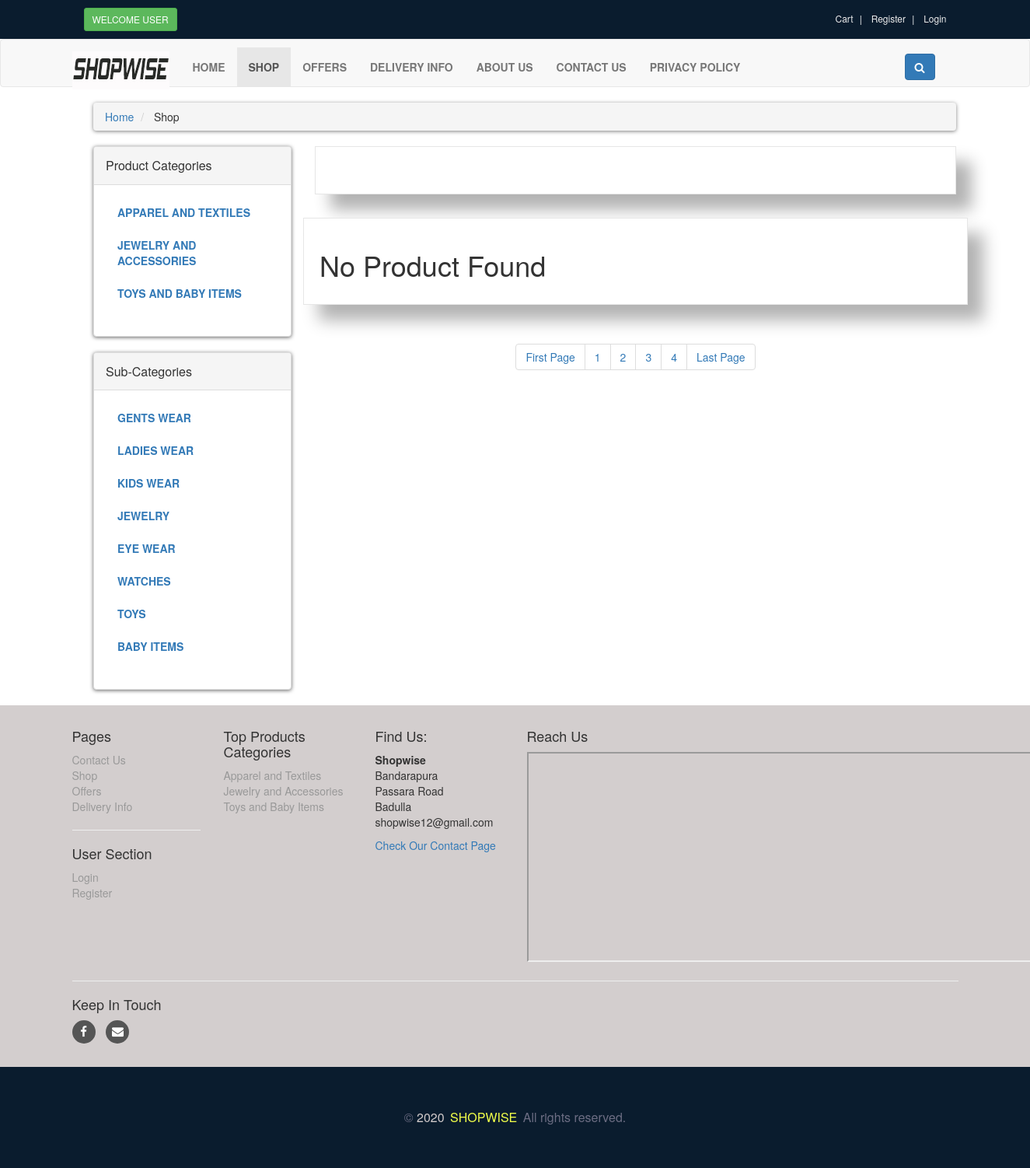
The page /SearchAct.php on the database its author committed.
### tables this page shows
CREATE TABLE IF NOT EXISTS `category` (
  `Cat_ID` int(50) NOT NULL,
  `Cat_Name` varchar(255) NOT NULL,
  PRIMARY KEY (`Cat_ID`)
);

CREATE TABLE IF NOT EXISTS `sub_category` (
  `Sub_Cat_ID` int(50) NOT NULL,
  `Cat_ID` int(50) NOT NULL,
  `Sub_Cat_Name` varchar(255) NOT NULL,
  PRIMARY KEY (`Sub_Cat_ID`),
  KEY `Cat_ID` (`Cat_ID`)
);

### SearchAct.php (the view, shortened to what this page needs)
<?php
$Sub_Cat_Name = $_GET['sub_cat_name'];
?>
<!DOCTYPE html>
<html lang="en">
<head>
    <link rel="stylesheet" href="style.css">
    <link rel="stylesheet" href="https://maxcdn.bootstrapcdn.com/bootstrap/3.4.1/css/bootstrap.min.css">
    <link rel="stylesheet" href="https://cdnjs.cloudflare.com/ajax/libs/font-awesome/4.7.0/css/font-awesome.min.css">
</head>
<body>
<?php
include("includes/header.php");
?>
<div id="content">
    <div class="container">
        <div class="col-md-12">
                <ul class="breadcrumb">
                    <li>
                        <a href="index.php">Home</a>
                    </li>
                    <li>
                        Shop
                    </li>
                </ul>
        </div>
        <div class="col-md-3">
             <?php
                include("includes/sidebar.php");
              ?>
        </div>
        <div class="col-md-9">
            <?php
                    echo "
                    <div class='box'>
                        <h1> $Sub_Cat_Name </h1>
                      </div>
                    ";
            ?>
            <div class="row">
            <?php
                $per_page=6;
                if(isset($_GET['page'])){
                    $page = $_GET['page'];
                }else{
                     $page=1;
                }
                 $start_from = ($page-1) * $per_page;
                 $res2 = mysqli_query($db,"SELECT * FROM item WHERE Sub_Cat_Name='$Sub_Cat_Name' order by 1 DESC LIMIT $start_from,$per_page");
                 $count = mysqli_num_rows($res2);
                 if($count==0){
                     echo "
                     <div class='box'>
                     <h1> No Product Found </h1>
                    </div>
                ";
                    }
            ?>
            </div>
        <center>
          <ul class="pagination">
                <?php
                    $query  = "select * from item";
                    $result = mysqli_query($con,$query);
                    $total_records = mysqli_num_rows($result);
                    $total_pages = ceil($total_records / $per_page);
                        echo "
                            <li>
                                <a href='shop.php?Sub_Cat_ID=".$sub_cat_id."page=1'>  ".'First Page'." </a>
                            </li>
                        ";
                        for($i=1; $i<=$total_pages; $i++){
                            echo "
                            <li>
                                <a href='shop.php?Sub_Cat_ID=".$sub_cat_id."page=".$i."'>  ".$i." </a>
                            </li>
                        ";
                        };
                        echo "
                            <li>
                                <a href='shop.php?Sub_Cat_ID=".$sub_cat_id."page=$total_pages'>  ".'Last Page'." </a>
                            </li>
                        ";
                ?>
          </ul>
        </center>
        </div>
    </div>
</div>
<?php
include("includes/footer.php");
?>
</body>
</html>

### includes/sidebar.php
<div class="panel panel-default sidebar-menu">
    <div class="panel-heading">
            <h3 class="panel-title">Product Categories</h3>
    </div>
    <div class="panel-body">
        <ul class="nav nav-pills nav-stacked category-menu">
  <?php
        $db = mysqli_connect("localhost","root","","b31_25376655_shopwise");
          $get_cats = "select * from category";
          $run_cats = mysqli_query($db,$get_cats);
          while($row_cats=mysqli_fetch_array($run_cats)){
         $cat_id = $row_cats['Cat_ID'];
         $cat_name = $row_cats['Cat_Name'];
         echo "
         <li>
         <a href='shop.php?Cat_ID=$cat_id'> $cat_name </a>
         </li>
         ";
     }
 ?>
        </ul>
    </div>
</div>
<div class="panel panel-default sidebar-menu">
<div class="panel-heading">
  <h3 class="panel-title">Sub-Categories</h3>
  </div>
   <div class="panel-body">
      <ul class="nav nav-pills nav-stacked category-menu">
     <?php
     $db = mysqli_connect("localhost","root","","b31_25376655_shopwise");
     $get_sub_cats = "select * from sub_category";
     $run_sub_cats = mysqli_query($db,$get_sub_cats);
     while($row_sub_cats=mysqli_fetch_array($run_sub_cats)){
         $sub_cat_id = $row_sub_cats['Sub_Cat_ID'];
         $sub_cat_name = $row_sub_cats['Sub_Cat_Name'];
         echo "
         <li>
         <a href='shop.php?Sub_Cat_ID=$sub_cat_id'> $sub_cat_name </a>
         </li>
         ";
     }
     ?>
  </ul>
</div>
</div>

### includes/footer.php (shortened to what this page needs)
<div id="footer">
    <div class="container">
        <div class="row">
            <div class="col-sm-6 col-md-2">
            <h4>Pages</h4>
                        <ul>
                            <li><a href="contact.php">Contact Us</a></li>
                            <li><a href="shop.php">Shop</a></li>
                            <li><a href="offers.php">Offers</a></li>
                            <li><a href="delivery_information.php">Delivery Info</a></li>
                        </ul>
                        <hr>
                        <h4>User Section</h4>
                        <ul>
                                <li><a href="login.php">Login</a></li>
                                <li><a href="customer_register.php">Register</a></li>
                        </ul>
            </div>
            <div class="com-sm-6 col-md-2">
                    <h4>Top Products Categories</h4>
                    <ul>
                    <?php
                        $get_cats = "select * from category";
                        $run_cats = mysqli_query($con, $get_cats);
                        while($row_cats=mysqli_fetch_array($run_cats)){
                            $cat_id = $row_cats['Cat_ID'];
                            $cat_name = $row_cats['Cat_Name'];
                            echo "
                                <li>
                                <a href='shop.php?p_cat=$cat_id'>
                                $cat_name
                                </a>
                                </li>
                            ";
                        }
                    ?>
                    </ul>
            </div>
            <div class="col-sm-6 col-md-2">
                    <h4>Find Us:</h4>
                    <p>
                            <strong>Shopwise</strong>
                            <br/>Bandarapura
                            <br/>Passara Road
                            <br/>Badulla
                            <br/>shopwise12@gmail.com
                    </p>
                    <a href="contact.php">Check Our Contact Page</a>
            </div>
            <div class="col-sm-6 col-md-2">
            <h4>Reach Us</h4>
                <iframe src="https://www.google.com/maps/d/u/0/embed?mid=1VUBef-zntwhO4sBlQeEM16c5Tdq2-hR9" width="700" height="270"></iframe>
                </div></div>
                <div class="col-sm-6 col-md-2">
                        </div>
                    <hr>
                    <h4>Keep In Touch</h4>
                    <p class="social">
                        <a href="https://www.facebook.com/"class="fa fa-facebook"></a>
                        <a href="https://mail.google.com/"class="fa fa-envelope"></a>
                    </p>
                </div>
        </div>
<div class="bottom section-padding">
			<div class="container">
				<div class="row">
					<div class="col-md-12 text-center">
						<div class="copyright">
							<p>© <span>2020</span> <a href="#" class="transition">SHOPWISE</a> All rights reserved.</p>
						</div>
					</div>
				</div>
			</div>
		</div>

### style.css (style rules this page uses)
* body { font-size: 14px; line-height: 1.42857143; color: #333333; background: #f0f0f0; overflow-x: hidden; }
.box { background: #ffffff; margin: 0 0 30px; border: solid 1px #e6e6e6; box-sizing: border-box; padding: 20px; box-shadow: 20px 20px 20px rgba(0, 0, 0, .3); }
#content { padding-left: 25px; }
.breadcrumb { padding: 8px 15px; margin-bottom: 20px; background: #ffffff; border-radius: 5px; box-shadow: 0px 1px 5px rgba(0, 0, 0, .5); }
.breadcrumb > li + li:before { content: ">\00a0"; color: #cccccc; }
#content .panel.sidebar-menu { box-sizing: border-box; box-shadow: 0px 1px 5px rgba(0, 0, 0, .6); }
#content .panel.sidebar-menu ul.nav.category-menu { margin-bottom: 20px; }
#content .panel.sidebar-menu ul.nav.category-menu li a { text-transform: uppercase; font-weight: 600; }
#content .panel.sidebar-menu h3 { padding: 5px 0px; margin: 0px; }
#footer { background: #d3cece; padding: 20px 0; }
#footer a { text-decoration: none; }
#footer ul { list-style: none; padding-left: 0px; }
#footer ul a { color: #999999; padding: 20px 0; text-decoration: none; }
#footer .social { text-align: left; }
#footer .social a { margin: 0px 10px 0px 0px; display: inline-block; color: #ffffff; width: 30px; height: 30px; border-radius: 15px; line-height: 30px; font-size: 15px; text-align: center; vertical-align: bottom; background: #555555; text-decoration: none; }
.section-padding { padding: 40px 0; }
.bottom { background-color: #0a1c2e; }
.bottom .copyright { color: #e5e5e5; font-weight: 600; }
.copyright a { color: #f2ff49; margin-left: 3px; padding-right: 3px; }
.bottom p { margin-bottom: 0; line-height: 50px; font-size: 16px; font-weight: 400; }
.copyright p span { color: #d1caca; }
.bottom .copyright p, .bottom .copyright a:hover { color: #6c6d83; }

### rows shown on the page
category: Cat_Name "APPAREL AND TEXTILES", Cat_Name "Apparel and Textiles"
category: Cat_Name "JEWELRY AND ACCESSORIES", Cat_Name "Jewelry and Accessories"
category: Cat_Name "TOYS AND BABY ITEMS", Cat_Name "Toys and Baby Items"
sub_category: Sub_Cat_Name "GENTS WEAR"
sub_category: Sub_Cat_Name "LADIES WEAR"
sub_category: Sub_Cat_Name "KIDS WEAR"
sub_category: Sub_Cat_Name "JEWELRY"
sub_category: Sub_Cat_Name "EYE WEAR"
sub_category: Sub_Cat_Name "WATCHES"
sub_category: Sub_Cat_Name "TOYS"
sub_category: Sub_Cat_Name "BABY ITEMS"
